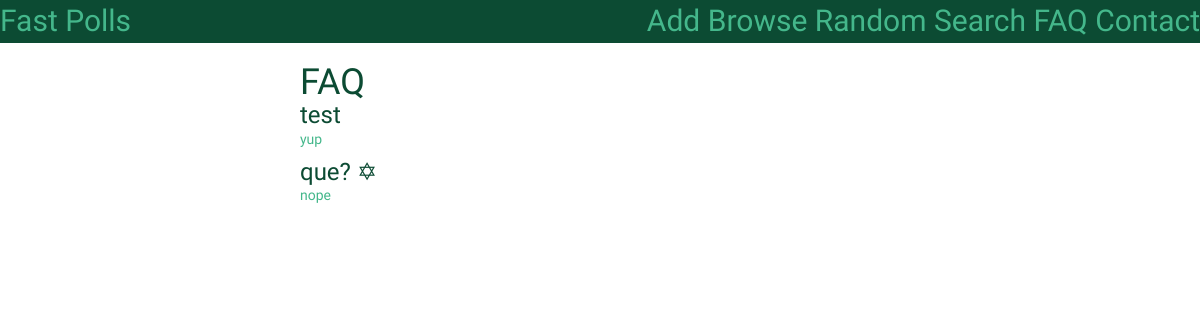
Before: /polls/faq with the older database file.
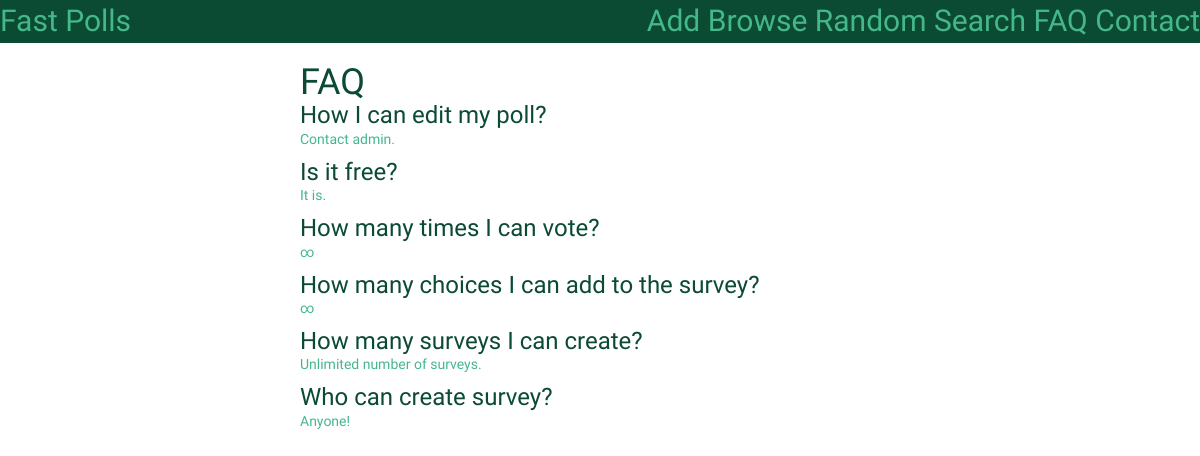
After: the same page with the newer database file.
### polls/models.py (models this page shows, shortened)
class Faq(models.Model):
    question = models.CharField(max_length=300)
    answer = models.CharField(max_length=300)

### polls/views.py (the view)
def get_faq(request):
    template = loader.get_template('polls/faq.html')
    context = {
        'questions': Faq.objects.all()
    }
    return HttpResponse(template.render(context, request))

### templates/polls/faq.html (shortened to what this page needs)
{% extends 'fast_polls/base.html' %}
{% block main %}
    <h1>{% block title %}FAQ {% endblock %}</h1>
    {% for question in questions %}
        <h3> {{ question.question }}</h3>
        <p> {{ question.answer }}</p>
    {% endfor %}
{% endblock %}

### templates/fast_polls/base.html (shortened to what this page needs)
<!DOCTYPE html>
<html lang="en">
    <head>
        {% load staticfiles %}
        <link rel="stylesheet" href="//maxcdn.bootstrapcdn.com/bootstrap/3.2.0/css/bootstrap.min.css">
        <link rel="stylesheet" href="//maxcdn.bootstrapcdn.com/bootstrap/3.2.0/css/bootstrap-theme.min.css">
        <link rel="stylesheet" type="text/css" href="{% static 'style.css' %}" />
    </head>
    <body>
        {% include 'fast_polls/my_menu.html' %}
        <div class="my_content">
            {% block main %}
            {% endblock %}
        </div>
    </body>
</html>

### templates/fast_polls/my_menu.html (shortened to what this page needs)
<div id="my_menu">
    <p>Fast Polls</p>
    <ul>
        <li><a href="/polls/add">Add</a> </li>
        <li><a href="/polls/">Browse</a> </li>
        <li><a href="/polls/random">Random</a> </li>
        <li><a href="/polls/search">Search</a> </li>
        <li><a href="/polls/faq">FAQ</a> </li>
        <li><a href="/contact">Contact</a> </li>
    </ul>
</div>

### polls/static/style.css (style rules this page uses)
* { font-family: 'Lobster'; }
#my_menu { background-color: #0c4b33; font-size: 30px; }
#my_menu a, p { color: #44b78b; }
#my_menu p { float: left; }
#my_menu ul { float: right; }
#my_menu ul li { display: inline; }
.my_content { margin: auto; width: 50%; }
a { outline: none !important; text-decoration: none !important; }
h1, form, a:hover, h3, button { color: #0c4b33; display: inline; }
a { color: #44b78b; }

Changed rows visible on the page:
removed Faq: question "test", answer "yup"
removed Faq: question "que? ✡", answer "nope"
added Faq: question "How I can edit my poll?", answer "Contact admin."
added Faq: question "Is it free?", answer "It is."
added Faq: question "How many times I can vote?", answer "∞"
added Faq: question "How many choices I can add to the survey?", answer "∞"
added Faq: question "How many surveys I can create?", answer "Unlimited number of surveys."
added Faq: question "Who can create survey?", answer "Anyone!"
